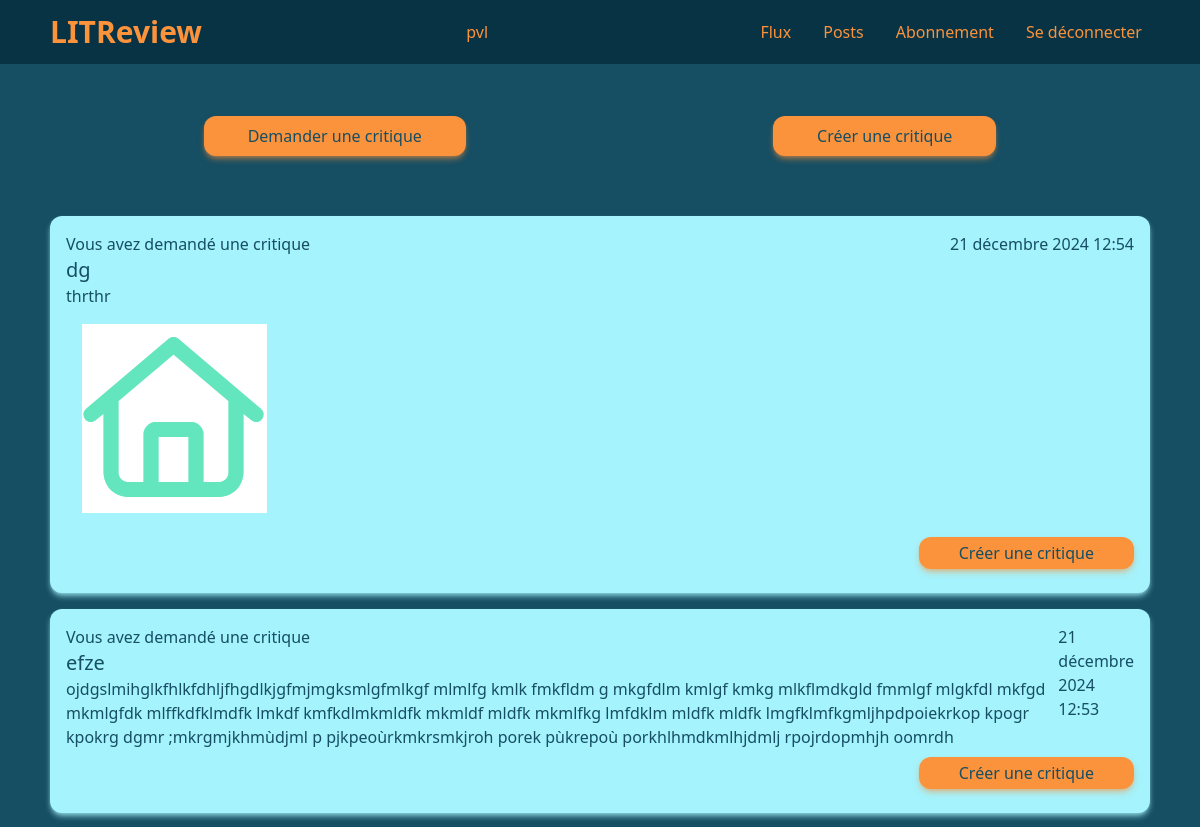
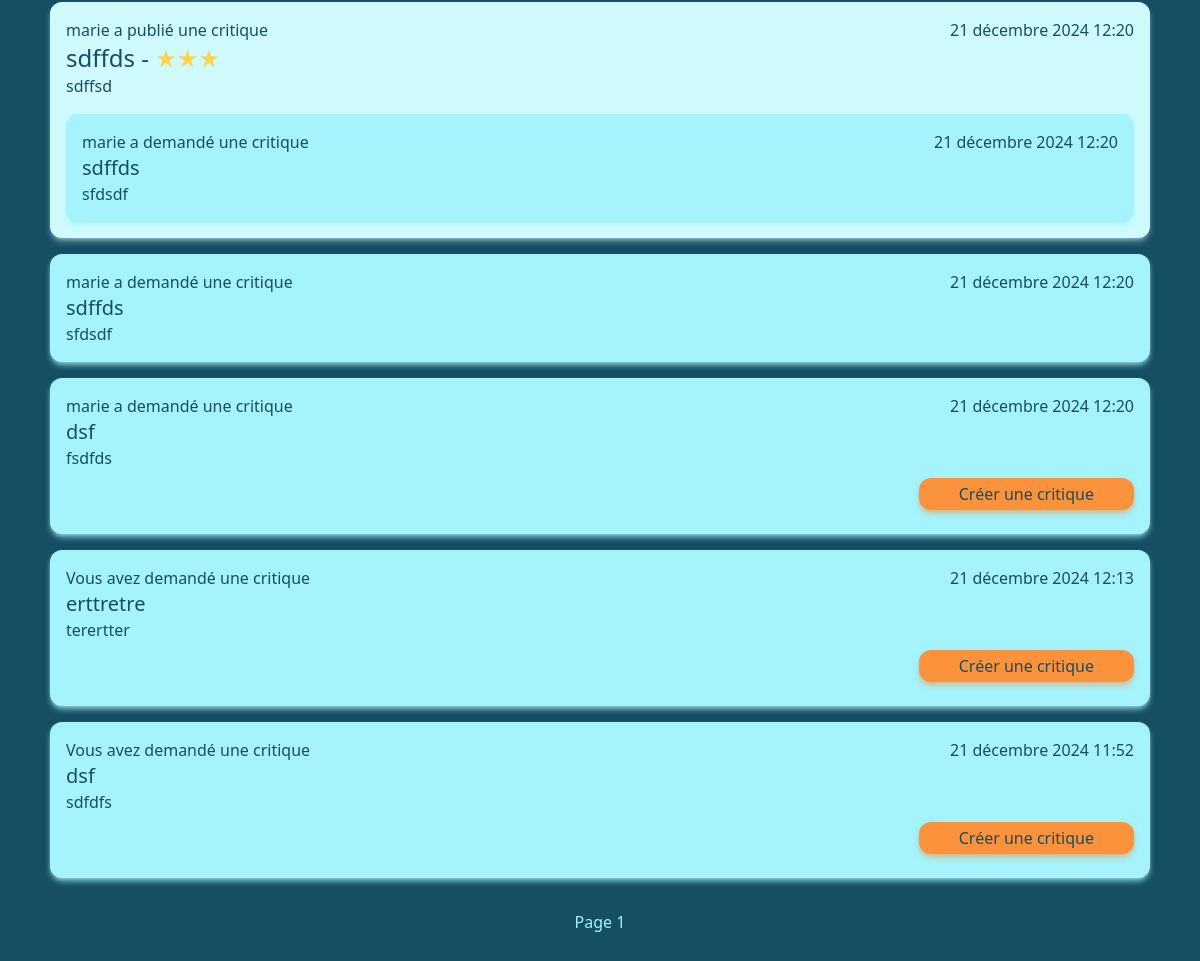
/review/flux/ (signed in), run on an earlier commit of the app's database (2 pictures, top to bottom).
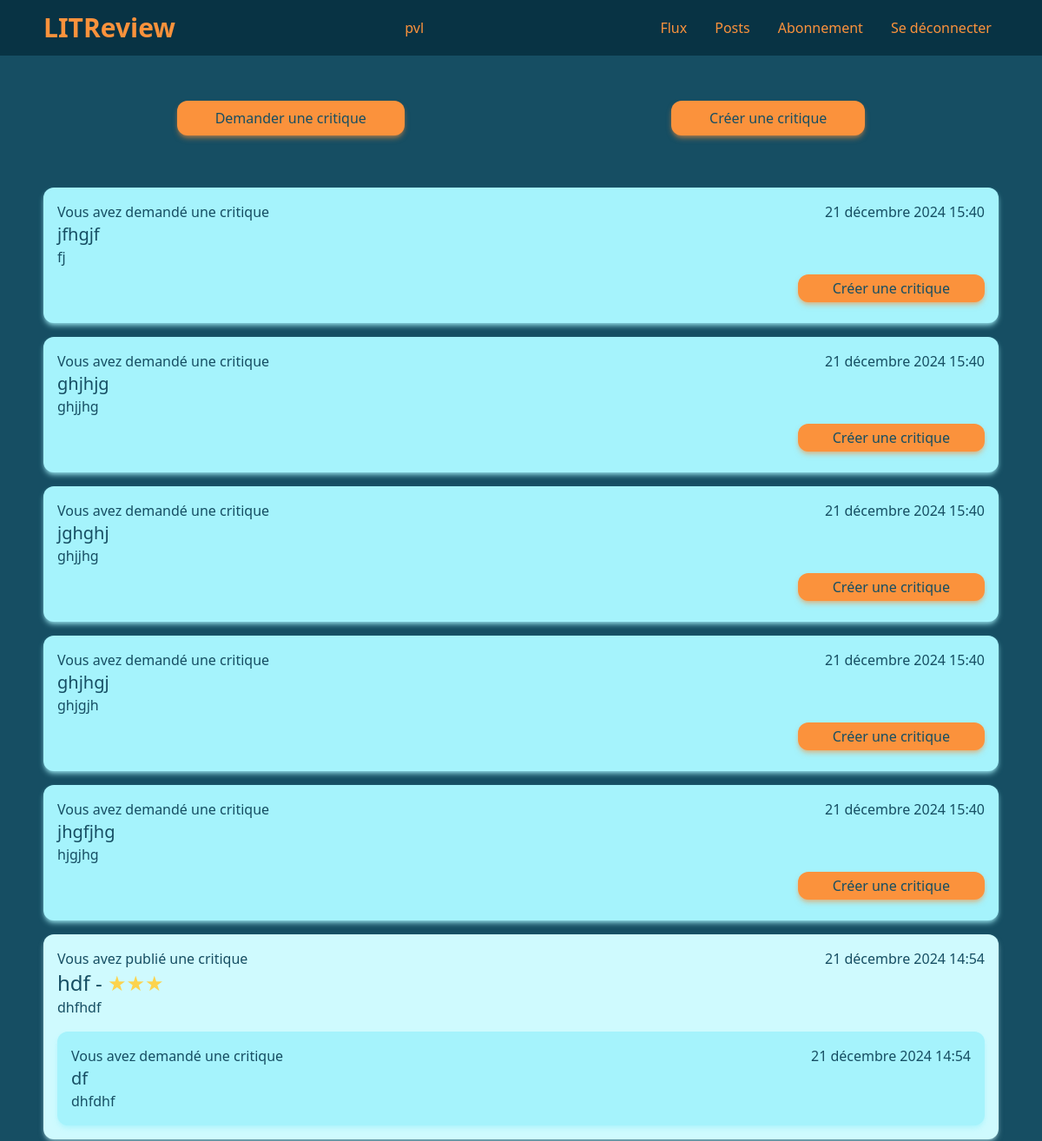
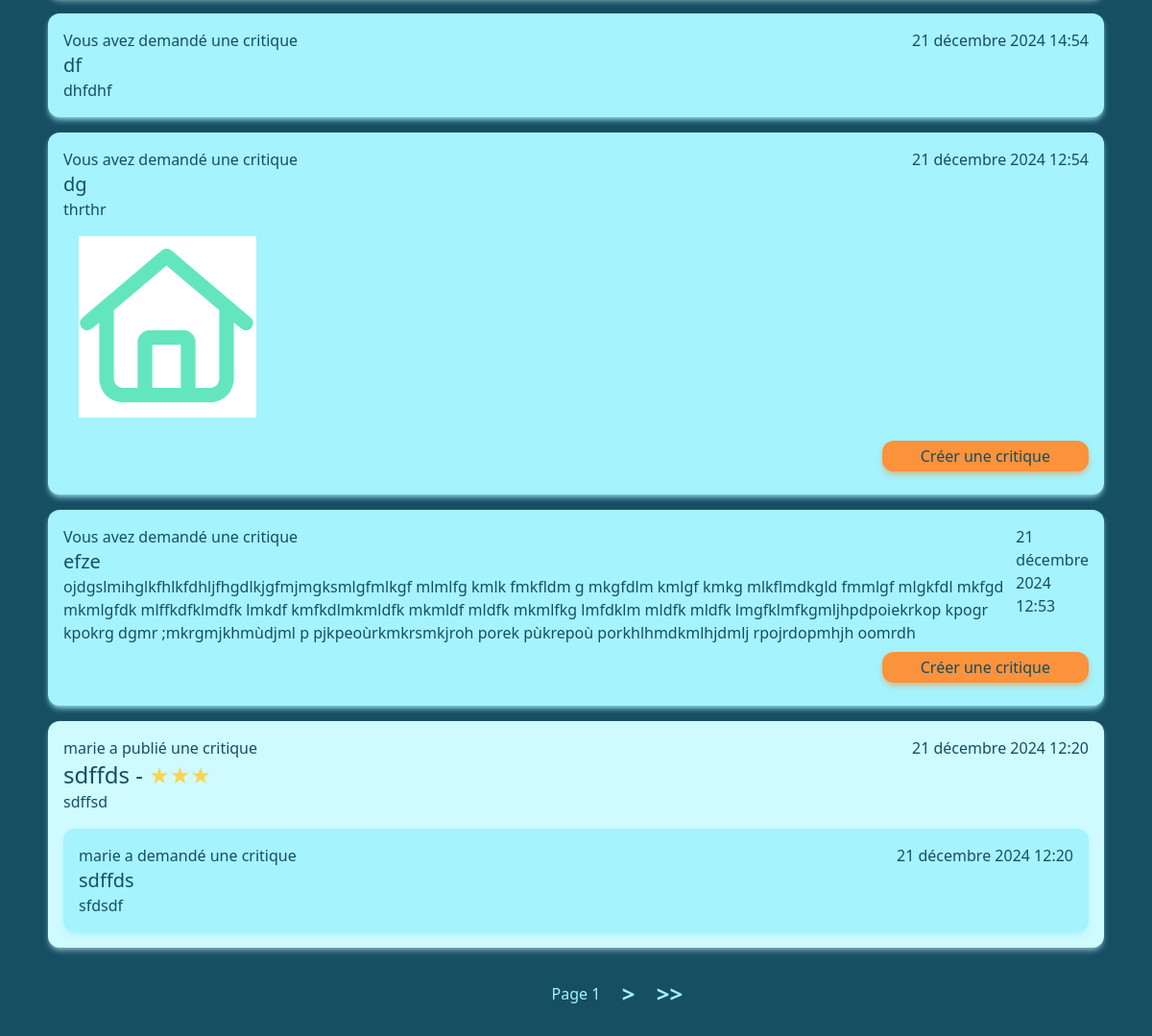
And on a later commit of the database (2 pictures, top to bottom).
### review/models.py (models this page shows, shortened)
class Ticket(models.Model):
    title = models.CharField(max_length=128)
    description = models.CharField(max_length=2048, blank=True)
    user = models.ForeignKey(to=settings.AUTH_USER_MODEL, on_delete=models.CASCADE)
    image = models.ImageField(null=True, blank=True)
    time_created = models.DateTimeField(auto_now_add=True)
    response = models.BooleanField(default=False)

class Review(models.Model):
    ticket = models.ForeignKey(to=Ticket, on_delete=models.CASCADE)
    rating = models.PositiveSmallIntegerField(validators=[MinValueValidator(0), MaxValueValidator(5)])
    headline = models.CharField(max_length=128)
    body = models.CharField(max_length=8192, blank=True)
    user = models.ForeignKey(to=settings.AUTH_USER_MODEL, on_delete=models.CASCADE)
    time_created = models.DateTimeField(auto_now_add=True)

### authentication/models.py (models this page shows, shortened)
class User(AbstractBaseUser, PermissionsMixin):
    username = models.CharField(max_length=20, unique=True)
    is_active = models.BooleanField(default=True)
    is_superuser = models.BooleanField(default=False)
    is_staff = models.BooleanField(default=False)
    date_joined = models.DateTimeField(default=timezone.now)
    last_login = models.DateTimeField(blank=True, null=True)
    objects = CustomUserManager()
    USERNAME_FIELD = 'username'
    REQUIRED_FIELDS = []

### review/views.py (the view)
# urls.py: path('flux/', views.FluxView.as_view(), name='flux'),
class FluxView(LoginRequiredMixin, View):
    template = 'review/flux.html'
    ticket_class = models.Ticket
    review_class = models.Review
    POST_PER_PAGE = 10
    def get(self, request):
        users_viewable = User.objects.filter(
            Q(follow_user__user = request.user) |
            Q(pk=request.user.pk)
        )
        tickets = self.ticket_class.objects.filter(user__in=users_viewable)
        tickets = tickets.annotate(content_type=Value('TICKET', CharField()))
        reviews = self.review_class.objects.filter(
            Q(user__in=users_viewable) |
            Q(ticket__user__in=users_viewable)
            )
        reviews = reviews.annotate(content_type=Value('REVIEW', CharField()))
        posts = sorted(
            chain(tickets, reviews),
            key=lambda post: post.time_created,
            reverse=True
        )
        paginator = Paginator(posts, self.POST_PER_PAGE)
        page_number = request.GET.get('page')
        page_obj = paginator.get_page(page_number)
        return render(request, self.template, context={'posts': page_obj})

### review/templates/review/flux.html
{% extends 'base.html' %}
{% block content %}
    <div class="flex items-center justify-around h-40 w-full">
        <a href="{% url 'create_ticket' %}" class="btn px-11 py-2">Demander une critique</a>
        <a href="{% url 'create_review' %}" class="btn px-11 py-2">Créer une critique</a>
    </div>
    <div class="flex flex-col gap-4 w-full">
        {% for post in posts %}
            {% if post.content_type == 'TICKET' %}
                {% include 'review/partials/ticket_snippet.html' %}
            {% elif post.content_type == 'REVIEW' %}
                {% include 'review/partials/review_snippet.html' %}
            {% endif %}
        {% endfor %}
    </div>
    {% include 'review/partials/page_nav.html' %}
{% endblock %}

### review/templates/review/partials/ticket_snippet.html
{% load tz %}
<div class="card-medium p-4">
    <div class="flex justify-between">
        <div>
            {% if post.user == user %}
            <p>Vous avez demandé une critique</p>
            {% else %}
            <p>{{ post.user }} a demandé une critique</p>
            {% endif %}
            <p class="text-xl">{{ post.title }}</p>
            <p>{{ post.description }}</p>
        </div>
        <p>{{ post.time_created|timezone:"Europe/Paris" }}</p>
    </div>
    {% if post.image %}
    <img src="{{ post.image.url }}" class="p-4">
    {% endif %}
    {% if not post.response %}
    <div class="flex justify-end items-center h-12 w-full">
        <a href="{% url 'ticket_response' id=post.id %}" class="btn px-10 py-1">Créer une critique</a>
    </div>
    {% endif %}
</div>

### review/templates/review/partials/review_snippet.html
{% load tz %}
{% load mathfilters %}
<div class="card-light flex flex-col p-4 gap-4">
    <div class="flex justify-between">
        <div class="">
            {% if post.user == user %}
            <p>Vous avez publié une critique</p>
            {% else %}
            <p>{{ post.user }} a publié une critique</p>
            {% endif %}
            <p class="text-2xl">{{ post.headline }} - <span class="text-amber-300">{{ '★'|mul:post.rating }}</span></p>
            <p>{{ post.body }}</p>
        </div>
        <p>{{ post.time_created|timezone:"Europe/Paris" }}</p>
    </div>
    {% with post=post.ticket %}
        {% include 'review/partials/ticket_snippet.html' %}
    {% endwith %}
</div>

What changed in the data, as far as the page shows it:
no longer on this page (row unchanged): Ticket: user "marie", title "sdffds", description "sfdsdf", time_created "21 décembre 2024 12:20"
no longer on this page (row unchanged): Ticket: user "marie", title "dsf", description "fsdfds", time_created "21 décembre 2024 12:20", response "Créer une critique"
no longer on this page (row unchanged): Ticket: shows "Vous avez demandé une critique", title "erttretre", description "terertter", time_created "21 décembre 2024 12:13", response "Créer une critique"
no longer on this page (row unchanged): Ticket: shows "Vous avez demandé une critique", title "dsf", description "sdfdfs", time_created "21 décembre 2024 11:52", response "Créer une critique"
added Ticket: shows "Vous avez demandé une critique", title "jfhgjf", description "fj", time_created "21 décembre 2024 15:40", response "Créer une critique"
added Ticket: shows "Vous avez demandé une critique", title "ghjhjg", description "ghjjhg", time_created "21 décembre 2024 15:40", response "Créer une critique"
added Ticket: shows "Vous avez demandé une critique", title "jghghj", description "ghjjhg", time_created "21 décembre 2024 15:40", response "Créer une critique"
added Ticket: shows "Vous avez demandé une critique", title "ghjhgj", description "ghjgjh", time_created "21 décembre 2024 15:40", response "Créer une critique"
added Ticket: shows "Vous avez demandé une critique", title "jhgfjhg", description "hjgjhg", time_created "21 décembre 2024 15:40", response "Créer une critique"
added Review: shows "Vous avez publié une critique", headline "hdf", rating "★★★", body "dhfhdf", time_created "21 décembre 2024 14:54", shows "Vous avez demandé une critique", title "df", description "dhfdhf"
added Ticket: shows "Vous avez demandé une critique", title "df", description "dhfdhf", time_created "21 décembre 2024 14:54"
